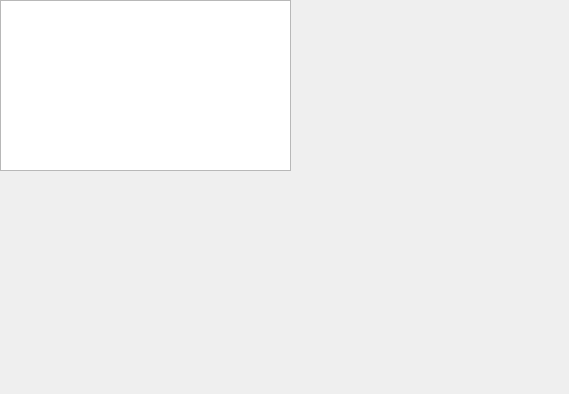
<?xml version="1.0" encoding="UTF-8"?>
<ui version="4.0">
 <class>paintWindow</class>
 <widget class="QDialog" name="paintWindow">
  <property name="geometry">
   <rect>
    <x>0</x>
    <y>0</y>
    <width>569</width>
    <height>394</height>
   </rect>
  </property>
  <property name="windowTitle">
   <string>Dialog</string>
  </property>
  <widget class="QGraphicsView" name="graphicsView">
   <property name="geometry">
    <rect>
     <x>0</x>
     <y>0</y>
     <width>291</width>
     <height>171</height>
    </rect>
   </property>
   <property name="verticalScrollBarPolicy">
    <enum>Qt::ScrollBarAlwaysOff</enum>
   </property>
   <property name="horizontalScrollBarPolicy">
    <enum>Qt::ScrollBarAlwaysOff</enum>
   </property>
  </widget>
 </widget>
 <resources/>
 <connections/>
</ui>
